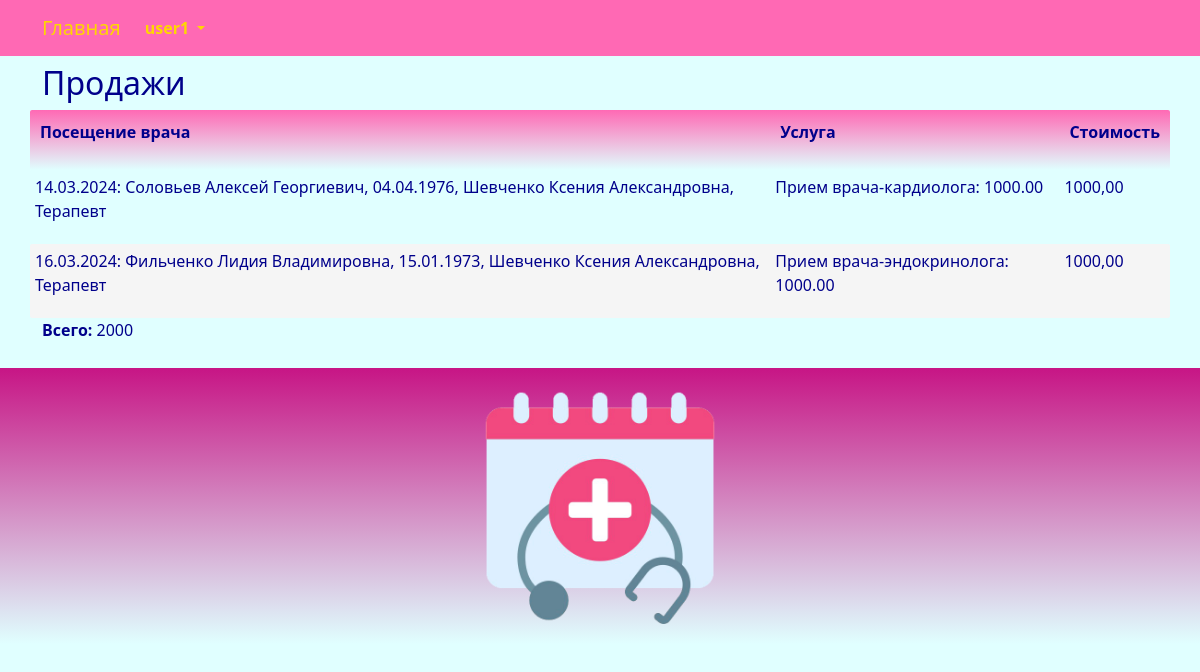
Screenshot of /sale/list/ (signed in) with the database file from the repository.
### center/models.py (models this page shows, shortened)
class Sale(models.Model):
    visit = models.ForeignKey(Visit, related_name='sale_visit', on_delete=models.CASCADE)
    service = models.ForeignKey(Service, related_name='sale_service', on_delete=models.CASCADE)
    price = models.DecimalField(_('sale_price'), max_digits=9, decimal_places=2)
    class Meta:
        db_table = 'sale'
        indexes = [
            models.Index(fields=['visit']),
            models.Index(fields=['service']),
        ]
        ordering = ['service']

class Visit(models.Model):
    date_visit = models.DateTimeField(_('date_visit'))
    client = models.ForeignKey(Client, related_name='visit_client', on_delete=models.CASCADE)
    doctor = models.ForeignKey(Doctor, related_name='visit_doctor', on_delete=models.CASCADE)
    visit_details = models.TextField(_('visit_details'), blank=True, null=True)
    class Meta:
        db_table = 'visit'
        indexes = [
            models.Index(fields=['client']),
            models.Index(fields=['doctor']),
        ]
        ordering = ['date_visit']
    def __str__(self):
        return "{}: {}, {}".format(self.date_visit.strftime('%d.%m.%Y'), self.client, self.doctor)

class Client(models.Model):
    SEX_CHOICES = (
        ('М','М'),
        ('Ж', 'Ж'),
    )
    full_name = models.CharField(_('full_name'), max_length=128)
    birthday = models.DateTimeField(_('birthday'))
    sex = models.CharField(_('sex'), max_length=1, choices=SEX_CHOICES, default='М')
    address = models.CharField(_('address'), max_length=96)
    phone = models.CharField(_('phone'), max_length=64)
    class Meta:
        db_table = 'client'
        indexes = [
            models.Index(fields=['full_name']),
        ]
        ordering = ['full_name']
    def __str__(self):
        return "{}, {}".format(self.full_name, self.birthday.strftime('%d.%m.%Y'))

class Doctor(models.Model):
    full_name = models.CharField(_('full_name'), max_length=128)
    category = models.ForeignKey(Category, related_name='doctor_category', on_delete=models.CASCADE)
    branch = models.ForeignKey(Branch, related_name='branch_category', on_delete=models.CASCADE)
    specialization = models.ForeignKey(Specialization, related_name='doctor_specialization', on_delete=models.CASCADE)
    user = models.OneToOneField(User, related_name='doctor_user', on_delete=models.PROTECT)
    class Meta:
        db_table = 'doctor'
        indexes = [
            models.Index(fields=['full_name']),
        ]
        ordering = ['full_name']
    def __str__(self):
        return "{}, {}".format(self.full_name, self.specialization)

class Specialization(models.Model):
    specialization_title = models.CharField(_('specialization_title'), max_length=255, unique=True)
    class Meta:
        db_table = 'specialization'
        ordering = ['specialization_title']
    def __str__(self):
        return "{}".format(self.specialization_title)

class Service(models.Model):
    kind = models.ForeignKey(Kind, related_name='service_kind', on_delete=models.CASCADE)
    service_title = models.CharField(_('service_title'), max_length=256)
    price = models.DecimalField(_('service_price'), max_digits=9, decimal_places=2)
    class Meta:
        db_table = 'service'
        indexes = [
            models.Index(fields=['kind', 'service_title']),
        ]
        ordering = ['service_title']
    def __str__(self):
        return "{}: {}".format(self.service_title, self.price)

### center/views.py (the view)
# urls.py: path('sale/list/', views.sale_list, name='sale_list'),
@login_required
def sale_list(request):
    try:
        doctor = Doctor.objects.get(user_id=request.user.id)
        visit_query = Visit.objects.filter(doctor_id=doctor.id).only('doctor_id').all()
        sale = Sale.objects.filter(visit_id__in = visit_query).order_by('visit__date_visit')
        for s in sale:
            print(s.visit)
            print(s.service)
            print(s.price)
        total = Sale.objects.filter(visit_id__in = visit_query).aggregate(Sum('price'))
        return render(request, "sale/list.html", {"sale": sale, "total": total,})
    except Exception as exception:
        print(exception)
        return render(request, "sale/list.html", {"sale": None, "total": None,})

### templates/sale/list.html (shortened to what this page needs)
{% extends "base.html" %}
{% load i18n %}
{% block content %}
<h2>{% trans "sales" %}</h2>
{% if sale.count > 0 %}
<div class="row">
	<table id="myTable" class="table-manager" style="width:100%">
		<thead>
			<tr>
				<th><p>{% trans "visit" %}</p></th>
				<th><p>{% trans "service" %}</p></th>
				<th><p>{% trans "price" %}</p></th>
			</tr>
		</thead>
		<tbody>
			{% for e in sale %}
			<tr>
				<td><p>{{ e.visit }}</p></td>
				<td><p>{{ e.service }}</p></td>
				<td><p>{{ e.price }}</p></td>
			</tr>
			{% endfor %}
		</tbody>
	</table>
</div>
<div class="row">
	<p><strong>{% trans "total" %}: </strong>{{ total.price__sum }}</p>
</div>
{% endif %}
{% endblock content %}

### templates/base.html (shortened to what this page needs)
<!DOCTYPE html>
{% load static %}
{% load i18n %}
<html>
	<head>
		<link rel="stylesheet" href="{% static 'css/bootstrap.min.css' %}">
		<link rel="stylesheet" href="{% static 'css/styles.css' %}" />
	</head>
	<nav class="navbar navbar-expand-lg justify-content-center">
		<div class="container">
			<div class="collapse navbar-collapse" id="mainMenu">
				<ul class="navbar-nav me-auto mb-2 mb-lg-0">
					<a class="navbar-brand" href="{{ HTTP_HOST }}/">{% trans "Home" %}</a>
					{% if user.is_authenticated %}
					<li class="nav-item dropdown">
						<a class="nav-link dropdown-toggle" href="#" id="navbarDropdown" role="button" data-bs-toggle="dropdown" aria-expanded="false">
							{{ user.username }}
						</a>
					</li>
					{% else %}
					<form class="form-inline ml-auto">
						<a href="{% url 'login' %}" class="btn btn-outline-secondary">{% trans "Log In" %}</a>
						<a href="{% url 'signup' %}" class="btn btn-primary ml-2">{% trans "Sign up" %}</a>
					</form>
					{% endif %}
				</ul>
			</div>
		</div>
	</nav>
	<body>
		<div class="container">
			{% block content%}{% endblock content %}
		</div>
	</body>
	<footer class="container-fluid text-center bg-lightgray">
		<div class="copyrights">
			<img src="{% static 'images/logo.png' %}" alt="logo" style="height:256px; padding: 10px;">
		</div>
	</footer>
</html>

### static/css/styles.css (style rules this page uses)
:root { --navbar-background-color: HotPink; --navbar-text-color: Gold; --main-background-color-light: LightCyan; --main-background-color-dark: HotPink; --main-text-color: DarkBlue; --main-header-color: DarkBlue; --main-text-attention-color: Purple; --footer-background-color-light: LightCyan; --footer-background-color-dark: MediumVioletRed; --footer-text-color: Teal; --card-background-color-light: Pink; --card-background-color-dark: HotPink; --card-text-color: SeaGreen; --table-background-color-light: LightCyan; --table-background-color-dark: #F5F5F5; --table-text-color: DarkBlue; --star-size: 30px; --star-color: LightYellow; --star-background: Yellow ; }
.navbar { background-color: var(--navbar-background-color); color: var(--navbar-text-color); }
.navbar .navbar-nav, .navbar .navbar-nav .navbar-text { color: var(--navbar-text-color); }
.navbar ul { background-color: var(--navbar-background-color); color: var(--navbar-text-color); }
.navbar li { background-color: var(--navbar-background-color); color: var(--navbar-text-color); }
.navbar a { background-color: var(--navbar-background-color); color: var(--navbar-text-color); }
.navbar-brand { background-color: var(--navbar-background-color); color: var(--navbar-text-color); }
.nav-item { background-color: var(--navbar-background-color); color: var(--navbar-text-color); font-weight: bold; }
body { background-color: var(--main-background-color-light); }
h1, h2, h3, h4, h5, h6 { color: var(--main-header-color); }
p, ul, li, label { color: var(--main-text-color); }
.table-manager { background-color: var(--main-background-color-light); width: 100%; }
.table-manager tbody { background-color: var(--main-background-color-light); border: none; margin-top: 20px; margin-bottom: 20px; }
.table-manager thead th { color: var(--main-text-color); font-weight: bold; text-align: left; padding: 10px; background-image: linear-gradient(top, var(--main-background-color-dark), var(--main-background-color-light)); background-image: -o-linear-gradient(top, var(--main-background-color-dark), var(--main-background-color-light)); background-image: -moz-linear-gradient(top, var(--main-background-color-dark), var(--main-background-color-light)); background-image: -webkit-linear-gradient(top, var(--main-background-color-dark), var(--main-background-color-light)); }
.table-manager thead tr th:first-child { border-radius: 2px 0 0 2px; }
.table-manager thead tr th:last-child { border-radius: 0 2px 2px 0; }
.table-manager tbody td { text-align: left; border: none; padding: 5px 5px; vertical-align: top; }
.table-manager tbody tr:nth-child(odd) { background: var(--table-background-color-light); }
.table-manager tbody tr:nth-child(even) { background: var(--table-background-color-dark); }
.table-manager tbody tr td:first-child { border-radius: 2px 0 0 2px; }
.table-manager tbody tr td:last-child { border-radius: 0 2px 2px 0; }
footer { background-image: linear-gradient(top, var(--footer-background-color-dark), var(--footer-background-color-light)); background-image: -o-linear-gradient(top, var(--footer-background-color-dark), var(--footer-background-color-light)); background-image: -moz-linear-gradient(top, var(--footer-background-color-dark), var(--footer-background-color-light)); background-image: -webkit-linear-gradient(top, var(--footer-background-color-dark), var(--footer-background-color-light)); margin-top: 10px; padding: 10px; }

### rows the page displays
Sale: visit "14.03.2024: Соловьев Алексей Георгиевич, 04.04.1976, Шевченко Ксения Александровна, Терапевт", service "Прием врача-кардиолога: 1000.00", price "1000,00"
Sale: visit "16.03.2024: Фильченко Лидия Владимировна, 15.01.1973, Шевченко Ксения Александровна, Терапевт", service "Прием врача-эндокринолога: 1000.00", price "1000,00"

### other values shown
{{ user.username }} "user1"
{{ total.price__sum }} "2000"
